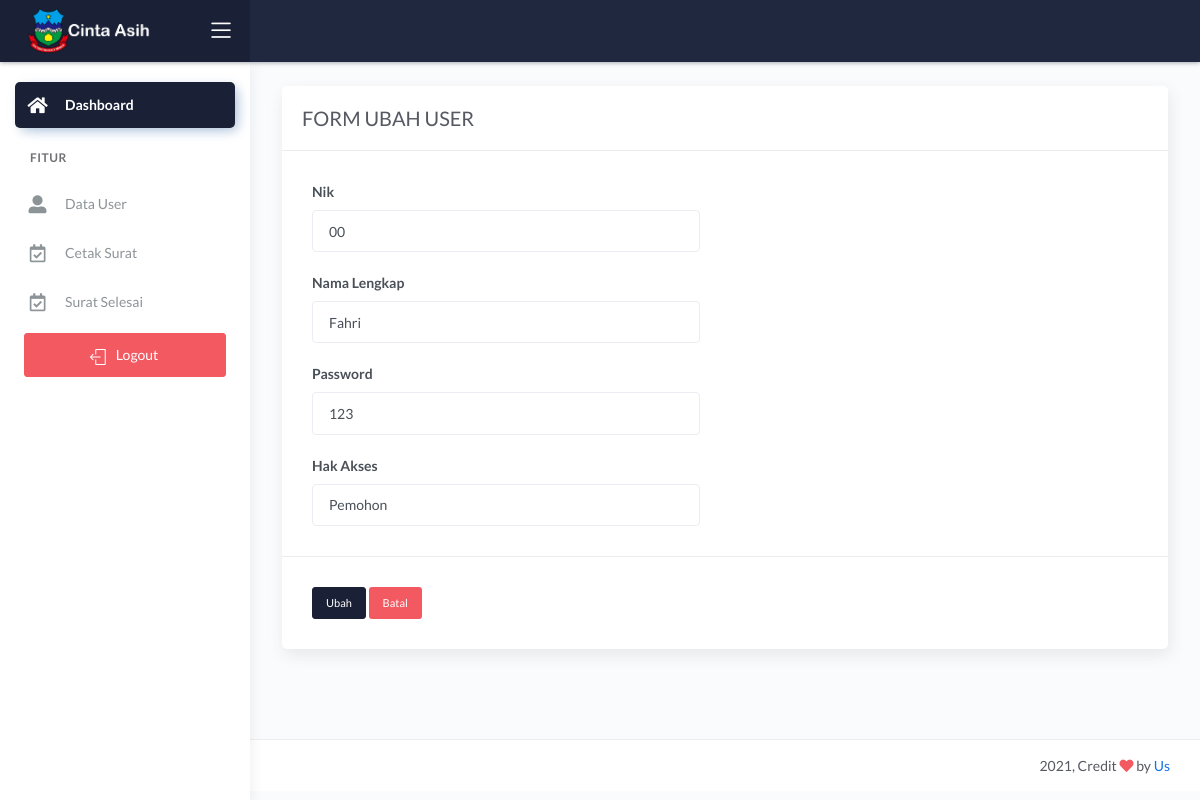
The page /demo1/main2.php?halaman=ubah_user&nik=00 (signed in) on the database its author committed.
### tables this page shows
CREATE TABLE `data_pemohon` (
  `nik` varchar(16) NOT NULL,
  `nama` varchar(30) NOT NULL,
  `tanggal_lahir` date NOT NULL,
  `tempat_lahir` varchar(30) NOT NULL,
  `jekel` varchar(20) NOT NULL,
  `agama` varchar(20) NOT NULL,
  `alamat` text NOT NULL,
  `telepon` varchar(13) NOT NULL,
  `pekerjaan` varchar(30) NOT NULL
);

CREATE TABLE `data_user` (
  `nik` varchar(16) NOT NULL,
  `password` varchar(20) NOT NULL,
  `hak_akses` varchar(20) NOT NULL
);

### demo1/ubah_user.php (the view, shortened to what this page needs)
<?php include '../konek.php'; ?>
<link href="css/sweetalert.css" rel="stylesheet" type="text/css">
<?php
if (isset($_GET['nik'])) {
	$nik = $_GET['nik'];
	$sql = "SELECT * FROM data_user natural join data_pemohon WHERE nik='$nik'";
	$query = mysqli_query($konek, $sql);
	$data = mysqli_fetch_array($query, MYSQLI_BOTH);
	$nama = $data['nama'];
	$password = $data['password'];
	$hak_akses = $data['hak_akses'];
}
?>
<div class="page-inner">
	<div class="row">
		<div class="col-md-12">
			<form method="POST">
				<div class="card">
					<div class="card-header">
						<div class="card-title">FORM UBAH USER</div>
					</div>
					<div class="card-body">
						<div class="row">
							<div class="col-md-6 col-lg-6">
								<div class="form-group">
									<label>Nik</label>
									<input type="number" name="nik" value="<?php echo $nik; ?>" class="form-control">
								</div>
								<div class="form-group">
									<label>Nama Lengkap</label>
									<input type="text" name="nama" value="<?php echo $nama; ?>" class="form-control">
								</div>
								<div class="form-group">
									<label>Password</label>
									<input type="text" name="password" value="<?php echo $password; ?>" class="form-control">
								</div>
								<div class="form-group">
									<label>Hak Akses</label>
									<input type="text" name="hak_akses" value="<?php echo $hak_akses; ?>" class="form-control">
								</div>
							</div>
						</div>
					</div>
					<div class="card-action">
						<button name="ubah" class="btn btn-success btn-sm">Ubah</button>
						<a href="?halaman=tampil_user" class="btn btn-default btn-sm">Batal</a>
					</div>
				</div>
		</div>
	</div>
</div>

### demo1/ubah_user.php (style rules this page uses)
.btn-default { background: #f25961 !important; color: #fff !important; }
.btn-success { background: #1a2035 !important; border-color: #1a2035 !important; }

### rows shown on the page
data_pemohon: nama "Fahri", password "123", hak_akses "Pemohon"
